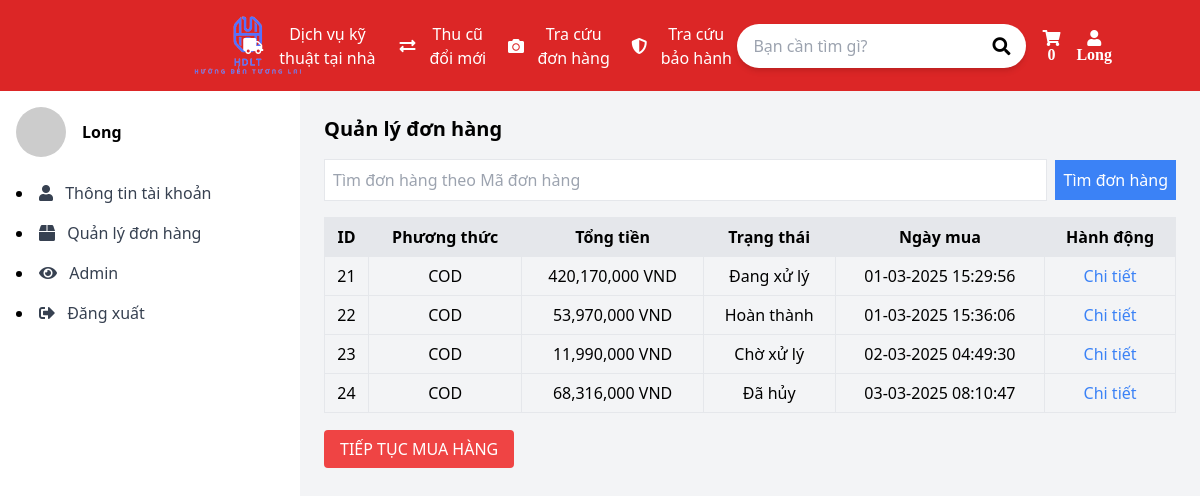
The app's page /?ctl=list-order (signed in) with its own data.
### tables this page shows
CREATE TABLE `users` (
  `id` int NOT NULL,
  `fullname` varchar(150) NOT NULL,
  `password` varchar(200) NOT NULL,
  `email` varchar(200) NOT NULL,
  `phone` varchar(15) NOT NULL,
  `address` varchar(255) NOT NULL,
  `role` enum('admin','user') NOT NULL,
  `created_at` timestamp NOT NULL DEFAULT CURRENT_TIMESTAMP,
  `updated_at` timestamp NOT NULL DEFAULT CURRENT_TIMESTAMP,
  `active` tinyint(1) NOT NULL DEFAULT '1'
);

CREATE TABLE `orders` (
  `id` int NOT NULL,
  `user_id` int NOT NULL,
  `status` varchar(100) NOT NULL,
  `payment_method` varchar(100) NOT NULL,
  `total_price` decimal(15,2) NOT NULL,
  `created_at` timestamp NOT NULL DEFAULT CURRENT_TIMESTAMP
);

### Common/function.php (called while the page is built, shortened)
<?php
function view($path_view, $data  = [])
{
    extract($data);
    $path_view = str_replace(".", "/", $path_view);
    include_once ROOT_DIR . "Views/$path_view.php";
}

### Controllers/OrderController.php (called while the page is built, shortened)
<?php
class OrderController
{
    public function showUser()
    {
        $user_id = $_SESSION['user']['id'];
        $orders = (new Order)->findOrderUser($user_id);
        $user = $_SESSION['user'];
        return view("clients.users.order", compact('orders','user','categories'));
    }
}

### index.php (called while the page is built, shortened)
<?php
require_once __DIR__ . "/Common/function.php";
require_once __DIR__ . "/Models/BaseModel.php";
require_once __DIR__ . "/Models/Order.php";
require_once __DIR__ . "/Controllers/OrderController.php";
$ctl = $_GET['ctl'] ?? '';
match ($ctl) {
    '', 'home' => (new HomeController)->index(),
    'category' => (new ProductController)->list(),
    'detail' => (new ProductController)->show(),
    'register' => (new AutherController)->register(),
    'login' =>( new AutherController)->login(),
    'logout' => (new AutherController)->logout(),
    'add-cart' => (new CartController)->add(),
    'view-cart' => (new CartController)->view(),
    'delete-cart' => (new CartController)->delete(),
    'update-cart' => (new CartController)->update(),
    'search' => (new SearchController)->search(),
    'view-check' => (new CartController)->viewCheck(),
    'checkout' => (new CartController)->checkout(),
    'success' => (new CartController)->success(),
    'list-order' => (new OrderController)->showUser(),
    'order-detail' => (new OrderController)->detail(),
    'detail-user' => (new AutherController)->detailuser(),
    'update-user' => (new AutherController)->updatedetailuser(),
    'updatepass' => (new AutherController)->lost(),
    'go' => (new AutherController)->golost(),
    default => view( 'errors.404'),
};

### Models/BaseModel.php (called while the page is built, shortened)
<?php
class BaseModel
{
    public function __construct(){
        try{
            $this -> conn = new PDO ("mysql:host=localhost;dbname=d-n-1;charset=utf8;port=3306", "root" ,"");
        }catch(PDOException $e){
            echo "Lỗi kết nối CSDL" . $e->getMessage();
        }
    }
}

### Models/Order.php (called while the page is built, shortened)
<?php
class Order extends BaseModel
{
    public function findOrderUser($user_id)
    {
        $sql = "SELECT o.*, fullname, email, address, phone FROM orders o JOIN users u ON o.user_id=u.id WHERE o.user_id=:user_id";
        $stmt = $this->conn->prepare($sql);
        $stmt->execute(['user_id' => $user_id]);
        return $stmt->fetchAll(PDO::FETCH_ASSOC);
    }
}

### Views/clients/users/order.php (the view)
<?php
$status = [
    1 => "Chờ xử lý",
    2 => "Đang xử lý",
    3 => "Hoàn thành",
    4 => "Đã hủy"
];
?>
<?php include_once ROOT_DIR . "./Views/clients/header.php"; ?>
<div class="flex min-h-screen">
    <?php include_once ROOT_DIR . "./Views/clients/users/sidebar.php"; ?>
    <div class="w-3/4 p-6">
        <h1 class="text-xl font-bold mb-4">Quản lý đơn hàng</h1>
        <div class="flex items-center mb-4">
            <input class="border p-2 flex-grow" placeholder="Tìm đơn hàng theo Mã đơn hàng" type="text" />
            <button class="bg-blue-500 text-white p-2 ml-2 hover:bg-blue-700 transition">
                Tìm đơn hàng
            </button>
        </div>
        <table class="table-auto w-full border-collapse border border-gray-300">
            <thead>
                <tr class="bg-gray-200">
                    <th class="border p-2">ID</th>
                    <th class="border p-2">Phương thức</th>
                    <th class="border p-2">Tổng tiền</th>
                    <th class="border p-2">Trạng thái</th>
                    <th class="border p-2">Ngày mua</th>
                    <th class="border p-2">Hành động</th>
                </tr>
            </thead>
            <tbody>
                <?php foreach ($orders as $order) : ?>
                    <tr class="text-center">
                        <td class="border p-2"><?= htmlspecialchars($order['id']) ?></td>
                        <td class="border p-2"><?= htmlspecialchars($order['payment_method']) ?></td>
                        <td class="border p-2"><?= number_format($order['total_price']) ?> VND</td>
                        <td class="border p-2"><?= htmlspecialchars($status[$order['status']] ?? 'Không xác định') ?></td>
                        <td class="border p-2"><?= date('d-m-Y H:i:s', strtotime($order['created_at'])) ?></td>
                        <td class="border p-2">
                            <a href="<?= ROOT_URL . '?ctl=order-detail&id=' . $order['id'] ?>" class="text-blue-500 hover:underline">
                                Chi tiết
                            </a>
                        </td>
                    </tr>
                <?php endforeach; ?>
            </tbody>
        </table>
        <div class="mt-6">
            <a href="<?= ROOT_URL ?>" class="bg-red-500 text-white px-4 py-2 rounded hover:bg-red-700 transition">
                TIẾP TỤC MUA HÀNG
            </a>
        </div>
    </div>
</div>
<?php include_once ROOT_DIR . "./Views/clients/footer.php"; ?>

### Views/clients/header.php (shortened to what this page needs)
<html lang="en">
<head>
  <script src="https://cdn.tailwindcss.com">
  </script>
  <link rel="stylesheet" href="fond/css.css" />
  <link href="https://cdnjs.cloudflare.com/ajax/libs/font-awesome/5.15.3/css/all.min.css" rel="stylesheet" />
  <link rel="stylesheet" href="https://cdn.jsdelivr.net/npm/swiper@11/swiper-bundle.min.css" />
</head>
<body class="bg-gray-100">
  <header class="bg-red-600 text-white text-center py-2">
    <div class="container mx-auto flex justify-between items-center py-2 navbar">
      <a href="<?= ROOT_URL ?>">
        <img id="logo" alt="HDTL" class="" src="fond/user/image/logo.png" />
      </a>
      <div class="flex items-center space-x-4" id="header">
        <nav class="hidden md:flex space-x-4">
          <div class="flex items-center space-x-2">
            <i class="fas fa-truck">
            </i>
            <span>
              Dịch vụ kỹ thuật tại nhà
            </span>
          </div>
          <div class="flex items-center space-x-2">
            <i class="fas fa-exchange-alt">
            </i>
            <span>
              Thu cũ đổi mới
            </span>
          </div>
          <a href="<?= isset($_SESSION['user']) ? ROOT_URL . '?ctl=list-order' : ROOT_URL . '?ctl=login&redirect=list-order' ?>">
            <div class="flex items-center space-x-2">
              <i class="fas fa-camera"></i>
              <span>Tra cứu đơn hàng</span>
            </div>
          </a>
          <div class="flex items-center space-x-2">
            <i class="fas fa-shield-alt">
            </i>
            <span>
              Tra cứu bảo hành
            </span>
          </div>
        </nav>
      </div>
      <div class="flex items-center space-x-4">
        <form class="search-form flex items-center bg-white rounded-full px-4 py-2 shadow-md">
          <input class="input flex-1 text-black bg-transparent outline-none"
            placeholder="Bạn cần tìm gì?"
            type="search"
            aria-label="Search"
            id="keyword" />
          <button type="button" id="btnSearch"
            class="fas fa-search text-black text-lg ml-2 hover:text-gray-700 transition"></button>
        </form>
        <a href="<?= ROOT_URL . '?ctl=view-cart' ?>">
          <i class="fas fa-shopping-cart">
            <?= $_SESSION['totalQuantity'] ?? '0' ?>
          </i>
        </a>
        <i class="fas fa-user">
          <?= $_SESSION['user']['fullname'] ?? '' ?>
        </i>
      </div>
    </div>
  </header>

### Views/clients/users/sidebar.php (shortened to what this page needs)
<div class="w-1/4 bg-white p-4">
    <div class="flex items-center mb-6">
        <img alt="User avatar" class="rounded-full mr-4" src="https://placehold.co/50x50" />
        <div>
            <p class="font-bold">
                <?= $user['fullname'] ?>
            </p>
        </div>
    </div>
        <li class="mb-4">
            <a class="items-center text-gray-700" href="<?= ROOT_URL . '?ctl=detail-user' ?>">
                <i class="fas fa-user mr-2">
                </i>
                Thông tin tài khoản
            </a>
        </li>
        <li class="mb-4">
            <a class="items-center text-gray-700" href="<?= ROOT_URL . '?ctl=list-order' ?>">
                <i class="fas fa-box mr-2">
                </i>
                Quản lý đơn hàng
            </a>
        </li>
        <?php if (!empty($user) && isset($user['role']) && $user['role'] == 'admin') : ?>
        <li class="mb-4">
            <a class="items-center text-gray-700" href="<?= ADMIN_URL ?>">
                <i class="fas fa-eye mr-2">
                </i>
                Admin
            </a>
        </li>
        <?php endif; ?>
        <li>
            <a class="items-center text-gray-700" href="<?= ROOT_URL . '?ctl=logout' ?>">
                <i class="fas fa-sign-out-alt mr-2">
                </i>
                Đăng xuất
            </a>
        </li>
</div>

### Views/clients/footer.php (shortened to what this page needs)
</body>
</html>

### fond/css.css (style rules this page uses)
#logo { width: 120px; height: 100px; margin-left: 100px; }
.navbar { height: 75px; }
.search-form { display: flex; align-items: center; justify-content: center; max-width: 500px; margin: 20px auto; padding: 10px; background-color: #f7f7f7; border-radius: 50px; box-shadow: 0 2px 10px rgba(0, 0, 0, 0.1); }
.bg-red-500 { background-color: #f56565; }
.text-white { color: #ffffff; }
.rounded { border-radius: 0.25rem; }

### records on screen
users: fullname "Long"
orders: id "21", payment_method "COD", total_price "420,170,000", status "Đang xử lý", created_at "01-03-2025 15:29:56"
orders: id "22", payment_method "COD", total_price "53,970,000", status "Hoàn thành", created_at "01-03-2025 15:36:06"
orders: id "23", payment_method "COD", total_price "11,990,000", status "Chờ xử lý", created_at "02-03-2025 04:49:30"
orders: id "24", payment_method "COD", total_price "68,316,000", status "Đã hủy", created_at "03-03-2025 08:10:47"

### other values on screen
$_SESSION['totalQuantity'] "0"
$_SESSION['user']['fullname'] "Long"
